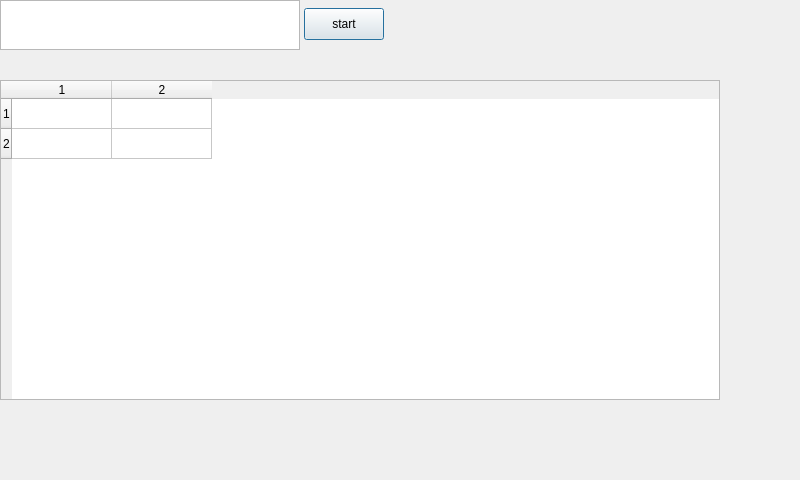
<?xml version="1.0" encoding="UTF-8"?>
<ui version="4.0">
 <class>Dialog</class>
 <widget class="QDialog" name="Dialog">
  <property name="geometry">
   <rect>
    <x>0</x>
    <y>0</y>
    <width>800</width>
    <height>480</height>
   </rect>
  </property>
  <property name="windowTitle">
   <string>Dialog</string>
  </property>
  <widget class="QTextEdit" name="urlreader">
   <property name="geometry">
    <rect>
     <x>0</x>
     <y>0</y>
     <width>300</width>
     <height>50</height>
    </rect>
   </property>
  </widget>
  <widget class="QPushButton" name="btn_predict">
   <property name="geometry">
    <rect>
     <x>304</x>
     <y>8</y>
     <width>80</width>
     <height>32</height>
    </rect>
   </property>
   <property name="text">
    <string>start</string>
   </property>
  </widget>
  <widget class="QTableWidget" name="datatable">
   <property name="geometry">
    <rect>
     <x>0</x>
     <y>80</y>
     <width>720</width>
     <height>320</height>
    </rect>
   </property>
   <property name="lineWidth">
    <number>1</number>
   </property>
   <property name="midLineWidth">
    <number>1</number>
   </property>
   <property name="rowCount">
    <number>2</number>
   </property>
   <property name="columnCount">
    <number>2</number>
   </property>
   <row/>
   <row/>
   <column/>
   <column/>
  </widget>
 </widget>
 <resources/>
 <connections/>
</ui>
